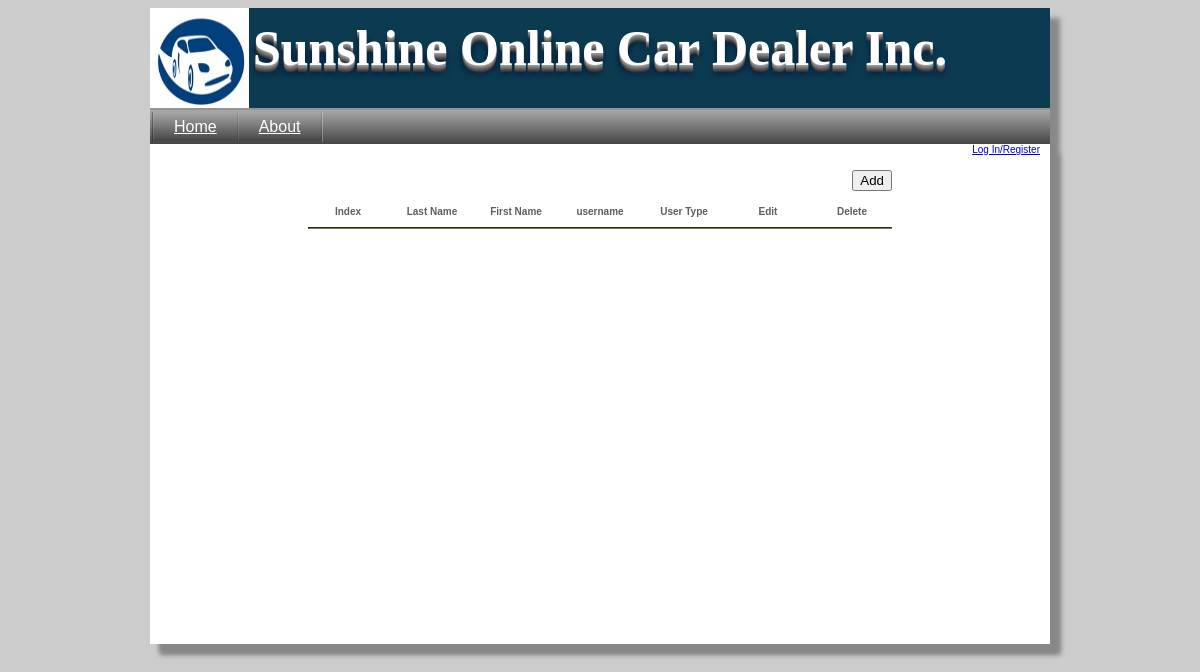
Before: /userList.php with the older database file.
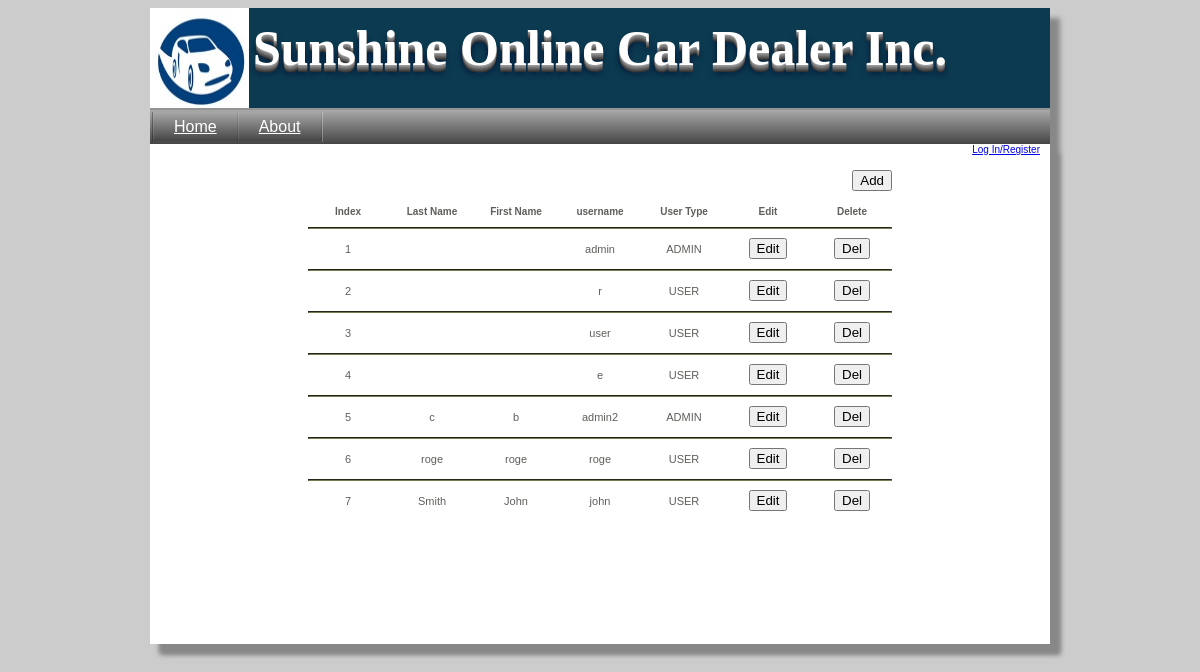
After: the same page with the newer database file.
### tables this page shows
CREATE TABLE IF NOT EXISTS `user` (
  `uid` int(11) NOT NULL AUTO_INCREMENT,
  `userType` int(11) NOT NULL,
  `username` varchar(250) NOT NULL,
  `password` varchar(250) NOT NULL,
  `phone` varchar(250) DEFAULT NULL,
  `email` varchar(250) DEFAULT NULL,
  `firstName` varchar(250) DEFAULT NULL,
  `lastName` varchar(250) DEFAULT NULL,
  `creditCardId` int(11) NOT NULL DEFAULT '0',
  `billingAddressId` int(11) NOT NULL DEFAULT '0',
  `shippingAddressId` int(11) NOT NULL DEFAULT '0',
  `logged_in` bit(1) NOT NULL DEFAULT b'0',
  PRIMARY KEY (`uid`)
);

CREATE TABLE IF NOT EXISTS `user_type` (
  `id_user_type` int(11) NOT NULL AUTO_INCREMENT,
  `user_name_type` varchar(250) NOT NULL,
  PRIMARY KEY (`id_user_type`)
);

### userList.php (the view, shortened to what this page needs)
<?php
include "header.php";
?>
<table border='0' align='center' class='ACtbl'>
	<tr>
		<td colspan='7' style='text-align:right'>
			<br/>
			<form action='editAdminUser.php' method='post'>
				<input type='Submit' name='addUser' value='Add' />
			</form>
		</td>
	</tr>
	<tr>
		<th>Index</th><th>Last Name</th><th>First Name</th><th>username</th><th>User Type</th><th>Edit</th><th>Delete</th>
	</tr>
	<tr>
		<td colspan='9'><hr class='tdhead'/></td>
	</tr>
	<?php
		$userList=mysql_query("SELECT uid, lastName, firstName, username, userType, user_name_type FROM user
								INNER JOIN user_type ON user.userType = user_type.id_user_type
								ORDER BY lastName");
		$line=0;
		while($userListDB=mysql_fetch_array($userList)){
			if($line!=0){
				echo "<tr><td colspan='7'><hr class='tdhead'/></td></tr>";
			}
			$line++;
			echo "<tr><td>".$line."</td><td>".$userListDB['lastName']."</td><td>".$userListDB['firstName']."</td>
					<td>".$userListDB['username']."</td><td>".$userListDB['user_name_type']."</td>
					<td><Form action='editAdminUser.php' method='Post' name='toEditUser' style='padding:0; margin:0;'>
						<input type='Submit' name='selectUser' value='Edit'/>
						<input type='hidden' name='userID' value='".$userListDB['uid']."'/>
					</Form></td>
					<td><Form action='userList.php' method='Post' name='toDel' style='padding:0; margin:0;'>
						<input type='Submit' name='delUser' value='Del'/>
						<input type='hidden' name='userID' value='".$userListDB['uid']."'/>
					</Form></td>
				</tr>";
		}
	?>
</table>
<?php
include "footer.php";
?>

Changed rows visible on the page:
now on this page (row unchanged): user: username "admin", user_type.user_name_type "ADMIN"
added user: username "r", user_type.user_name_type "USER"
added user: username "user", user_type.user_name_type "USER"
added user: username "e", user_type.user_name_type "USER"
added user: lastName "c", firstName "b", username "admin2", user_type.user_name_type "ADMIN"
added user: lastName "roge", firstName "roge", username "roge", user_type.user_name_type "USER"
added user: lastName "Smith", firstName "John", username "john", user_type.user_name_type "USER"
